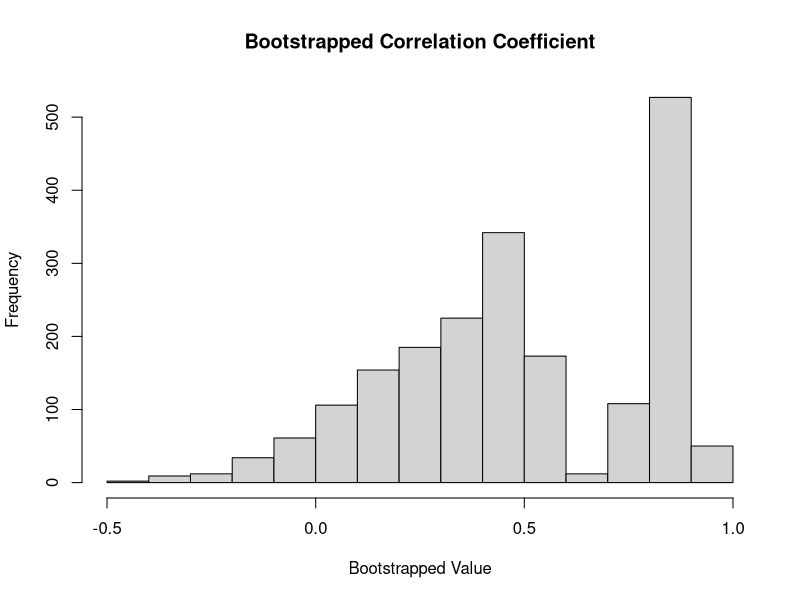
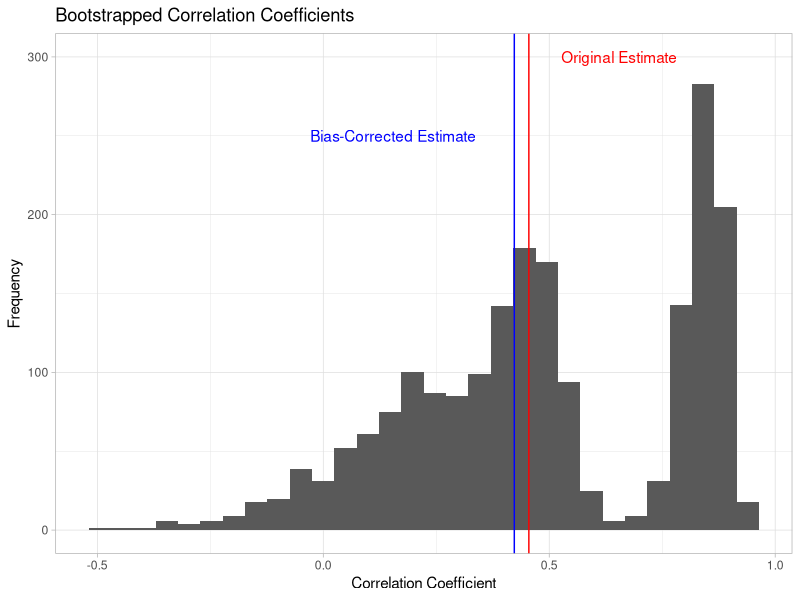

Recreate these plots in R, in order.
# ============================================================================
# Name: Kelli Sugai 
# Date: 5/07/2025
# PHB 228: Statistical Computing
# Homework 5: Bootstrap Methods  
# ============================================================================

# Load required packages
library(ggplot2)
library(MASS)  # For mvrnorm function
# ----------------------------------------------------------------------------
# PROBLEM 1: BOOTSTRAP BIAS ESTIMATION
# ----------------------------------------------------------------------------

# The bootstrap can be used to estimate bias in statistical estimators. For
# a sample statistic T, the bias is defined as E[T] - ￿, where ￿ is the true
# parameter value.

# a) Implement a function bootstrap_bias() that estimates the bias of
# the correlation coefficient between two variables using the bootstrap.
# Your function should have parameters:
  # • x and y: Two numeric vectors
  # • n_bootstrap: Number of bootstrap samples (default 2000)
  # • return_distribution: Logical indicating whether to return the
  #   bootstrap distribution (default TRUE)

# Function for bootstrap bias estimation. 
bootstrap_bias <- function(x, y, n_bootstrap = 2000, return_distribution = TRUE) 
  {
  # Find Bias = E[T'] - T,
  # Where T = the true correlation, and T' = bootstrapped correlation, 
  # and E[T'] = the average of all the bootstrapped correlations. 
  
  # Find T, the correlation between x and y. 
  realT <- cor(x,y)
  
  # Bootstrap T', a series of correlations, n_bootstrap times. 
  dist <- numeric(n_bootstrap)   # Prepare an object to hold the estimates. 
  for(i in 1:n_bootstrap){
    # Generate random indices. 
    indices <- sample(1:length(x), size = length(x), replace = TRUE)
    
    # Get correlation of x and y at these indices. 
    dist[i] <- cor(x[indices], y[indices])
  }
  
  # Calculate E[T'], the mean of our bootstrapped correlations. 
  distMean <- mean(dist)
  
  # Calculate the bias, E[T'] - T
  bias <- distMean - realT 
  
  # Use bias-corrected estimator, T - 'Bias' to find corrected bias. 
  bias_corrected <- realT - bias
  
  # Get results ready to return. 
  finals <- list(
    original_estimate = realT,
    bootstrap_mean = distMean,
    bias = bias,
    bias_corrected = bias_corrected
  )
  
  # Check if we want to return bootstrap_dist. 
  if(return_distribution == TRUE){
    finals$bootstrap_distribution <- dist
  }
  
  return(finals)
}

# Function implementation. 
set.seed(456) # For reproducibility.
x <- rnorm(30)
y <- rnorm(30)
bootstrap_bias(x, y, return_distribution = FALSE)
# $original_estimate
# [1] -0.2706364

# $bootstrap_mean
# [1] -0.2610255

# $bias
# [1] 0.009610889

# $bias_corrected
# [1] -0.2802473

# b) Generate bivariate data (n = 30) where the true correlation is 0.7, but
# with an outlier that affects the correlation. Apply your function to
# estimate the bias.

set.seed(456) # For reproducibility. 
n <- 30
rho <- 0.7 # True correlation. 

# Generate correlated data. 
sigma <- matrix(c(1, rho, rho, 1), ncol = 2)
xy <- mvrnorm(n-1, mu = c(0, 0), Sigma = sigma) 
  # Simulates 1 sample from the multivariate normal dist, n = 29.  

# Add outlier. 
xy <- rbind(xy, c(3, -3)) # Adds outlier to the n = 30 spot. 
x <- xy[,1] # x = column 1 of simulated bivariate data. 
y <- xy[,2] # y = column 2 of simulated bivariate data.

# Calculate sample correlation. 
sample_cor <- cor(x, y)
cat("Sample correlation:", sample_cor, "\n")
cat("True correlation:", rho, "\n")

# Estimate bias. 
bootstrapped <- bootstrap_bias(x,y, return_distribution =  TRUE)
# $original_estimate
# [1] 0.4548485

# $bootstrap_mean
# [1] 0.4969968

# $bias
# [1] 0.04214826

# $bias_corrected
# [1] 0.4127003

# c) Create a histogram of the bootstrap distribution of the correlation
# coefficient. Mark the original sample correlation and the bias-corrected
# estimate.
hist(bootstrapped$bootstrap_distribution,
     main = "Bootstrapped Correlation Coefficient",
     xlab = "Bootstrapped Value",
     ylab = "Frequency"
     
     )
# Make data frame of bootstrapped estimates so we can use ggplot. 
df <- data.frame(
  correlation = bootstrapped$bootstrap_distribution
)

# Visualization. 
ggplot(data = df, 
       mapping = aes(x = correlation)) + 
  geom_histogram() + 
  geom_vline(xintercept = bootstrapped$original_estimate, color = "red") + 
  geom_vline(xintercept = bootstrapped$bias_corrected, color = "blue") + 
  labs(title = "Bootstrapped Correlation Coefficients",  
       x = "Correlation Coefficient", 
       y = "Frequency") + 
  annotate(geom = "text", x = bootstrapped$original_estimate + .2, y = 300, 
           label = "Original Estimate", color = "red") + 
  annotate(geom = "text", x = bootstrapped$original_estimate - .3, y = 250,
           label = "Bias-Corrected Estimate", color = "blue") + 
  theme_light()
